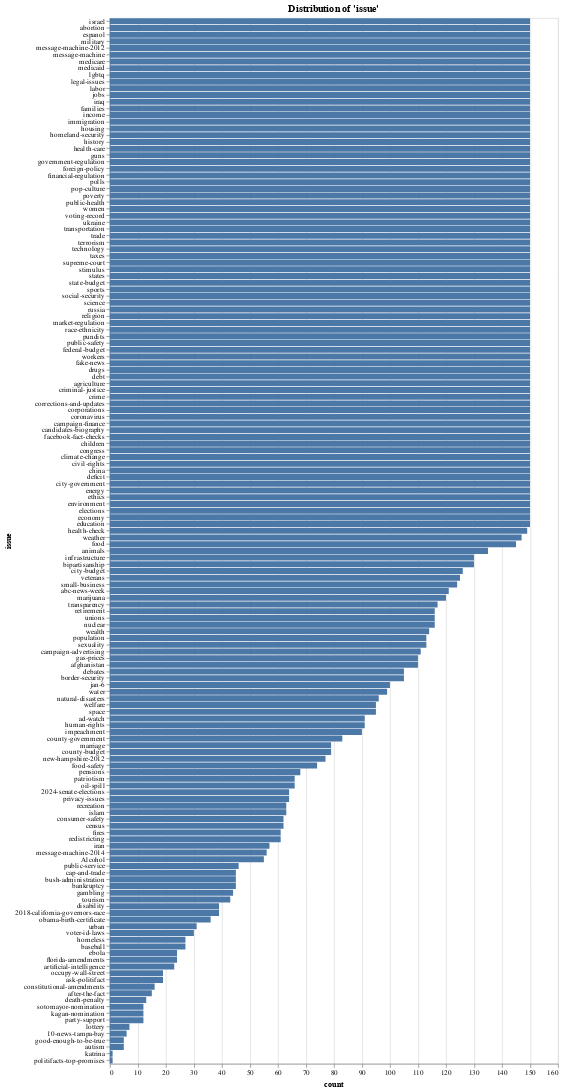

Write notebook code for a chart like this one.
### Markdown cell above
The following chart shows the distribution of all statements across the issues. Nearly half the issues have 150 statements which is the upper bound. Those issues are mostly fundamental political issues such as abortion, military, health-care, income, immigration, or housing. However, the issues with less than 150 statements are mostly temporary issues such as katrina (hurricane), 2024 senate elections, or january 6 (US Capitol attack).

### Code cell
alt.Chart(data_issue).mark_bar().encode(
    x = "count",
    y = alt.Y("issue", sort=alt.Sort(field="count", order="descending"))
).properties(
    title="Distribution of 'issue'",
    width = 600,
    height = 1400,
)

### Figure 1 — Vega-Lite specification as saved in the notebook (floating-point values rounded to 4 significant figures; data arrays with more than 128 entries replaced by an {"elided": "..."} marker saying what was removed)
{"config": {"view": {"continuousWidth": 300, "continuousHeight": 300}}, "data": {"name": "data-f0a2fa3b3db30fd5543e01e651a4e18a"}, "mark": {"type": "bar"}, "encoding": {"x": {"field": "count", "type": "quantitative"}, "y": {"field": "issue", "sort": {"field": "count", "order": "descending"}, "type": "nominal"}}, "height": 1400, "title": "Distribution of 'issue'", "width": 600, "$schema": "https://vega.github.io/schema/vega-lite/v5.20.1.json", "datasets": {"data-f0a2fa3b3db30fd5543e01e651a4e18a": {"elided": "156 records"}}}
